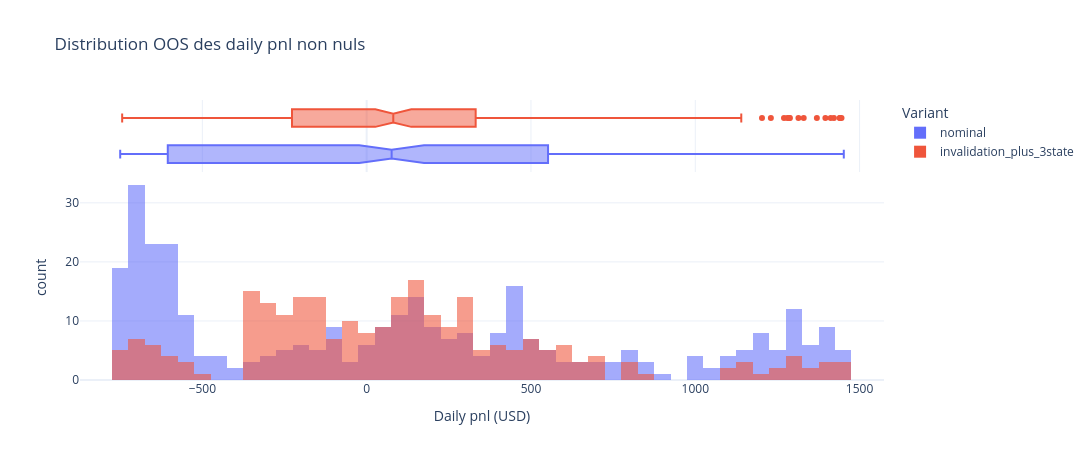

Notebook code cell kept with this figure:
### Markdown cell above
## 9. Distribution Journaliere OOS

On finit avec la geometrie journaliere de la variante retenue.

### Code cell
hist_df = pd.concat(
    [
        baseline_daily.loc[baseline_daily["session_date"] >= oos_start_date, ["session_date", "daily_pnl_usd"]].assign(variant="nominal"),
        final_daily.loc[final_daily["session_date"] >= oos_start_date, ["session_date", "daily_pnl_usd"]].assign(variant="invalidation_plus_3state"),
    ],
    ignore_index=True,
)
hist_df = hist_df.loc[hist_df["daily_pnl_usd"] != 0].copy()

fig_hist = px.histogram(
    hist_df,
    x="daily_pnl_usd",
    color="variant",
    nbins=60,
    marginal="box",
    opacity=0.58,
    barmode="overlay",
    title="Distribution OOS des daily pnl non nuls",
    labels={"daily_pnl_usd": "Daily pnl (USD)", "variant": "Variant"},
)
fig_hist.update_layout(template=PLOT_TEMPLATE, width=1100, height=460)
fig_hist.show()

best_worst_days = pd.concat(
    [
        daily_buckets.loc[daily_buckets["session_date"] >= oos_start_date].nlargest(5, "daily_pnl_usd"),
        daily_buckets.loc[daily_buckets["session_date"] >= oos_start_date].nsmallest(5, "daily_pnl_usd"),
    ],
    ignore_index=True,
)
best_worst_days = best_worst_days.loc[:, ["session_date", "daily_pnl_usd", "bucket_label", "risk_multiplier", "daily_trade_count"]]
best_worst_days["session_date"] = pd.to_datetime(best_worst_days["session_date"]).dt.date
best_worst_days["daily_pnl_usd"] = pd.to_numeric(best_worst_days["daily_pnl_usd"], errors="coerce").round(1)

display(Markdown("### Meilleurs / pires jours OOS"))
display(best_worst_days)

### Figure 1 — Plotly figure (JSON) as saved in the notebook; plotly's stock layout.template omitted (floating-point values rounded to 4 significant figures; data arrays with more than 128 entries replaced by an {"elided": "..."} marker saying what was removed)
{"data": [{"alignmentgroup": "True", "bingroup": "x", "hovertemplate": "Variant=nominal<br>Daily pnl (USD)=%{x}<br>count=%{y}<extra></extra>", "legendgroup": "nominal", "marker": {"color": "#636efa", "opacity": 0.58, "pattern": {"shape": ""}}, "name": "nominal", "nbinsx": 60, "offsetgroup": "nominal", "orientation": "v", "showlegend": true, "type": "histogram", "x": {"elided": "339 float values"}, "xaxis": "x", "yaxis": "y"}, {"alignmentgroup": "True", "hovertemplate": "Variant=nominal<br>Daily pnl (USD)=%{x}<extra></extra>", "legendgroup": "nominal", "marker": {"color": "#636efa"}, "name": "nominal", "notched": true, "offsetgroup": "nominal", "showlegend": false, "type": "box", "x": {"elided": "339 float values"}, "xaxis": "x2", "yaxis": "y2"}, {"alignmentgroup": "True", "bingroup": "x", "hovertemplate": "Variant=invalidation_plus_3state<br>Daily pnl (USD)=%{x}<br>count=%{y}<extra></extra>", "legendgroup": "invalidation_plus_3state", "marker": {"color": "#EF553B", "opacity": 0.58, "pattern": {"shape": ""}}, "name": "invalidation_plus_3state", "nbinsx": 60, "offsetgroup": "invalidation_plus_3state", "orientation": "v", "showlegend": true, "type": "histogram", "x": {"elided": "257 float values"}, "xaxis": "x", "yaxis": "y"}, {"alignmentgroup": "True", "hovertemplate": "Variant=invalidation_plus_3state<br>Daily pnl (USD)=%{x}<extra></extra>", "legendgroup": "invalidation_plus_3state", "marker": {"color": "#EF553B"}, "name": "invalidation_plus_3state", "notched": true, "offsetgroup": "invalidation_plus_3state", "showlegend": false, "type": "box", "x": {"elided": "257 float values"}, "xaxis": "x2", "yaxis": "y2"}], "layout": {"barmode": "overlay", "height": 460, "legend": {"title": {"text": "Variant"}, "tracegroupgap": 0}, "title": {"text": "Distribution OOS des daily pnl non nuls"}, "width": 1100, "xaxis": {"anchor": "y", "domain": [0, 1], "title": {"text": "Daily pnl (USD)"}}, "xaxis2": {"anchor": "y2", "domain": [0, 1], "matches": "x", "showgrid": true, "showticklabels": false}, "yaxis": {"anchor": "x", "domain": [0, 0.7326], "title": {"text": "count"}}, "yaxis2": {"anchor": "x2", "domain": [0.7426, 1], "matches": "y2", "showgrid": false, "showline": false, "showticklabels": false, "ticks": ""}}}
